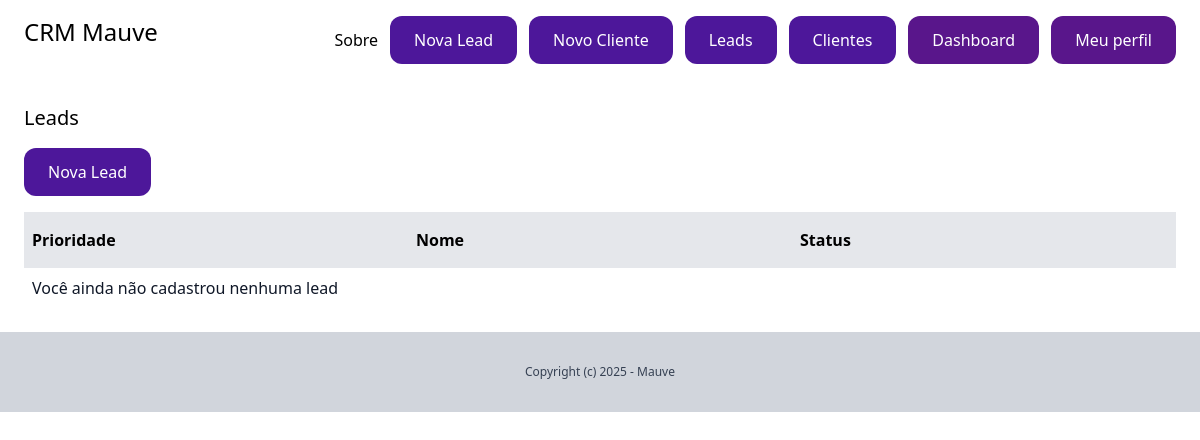
The app's page /dashboard/leads/ (signed in), older data.
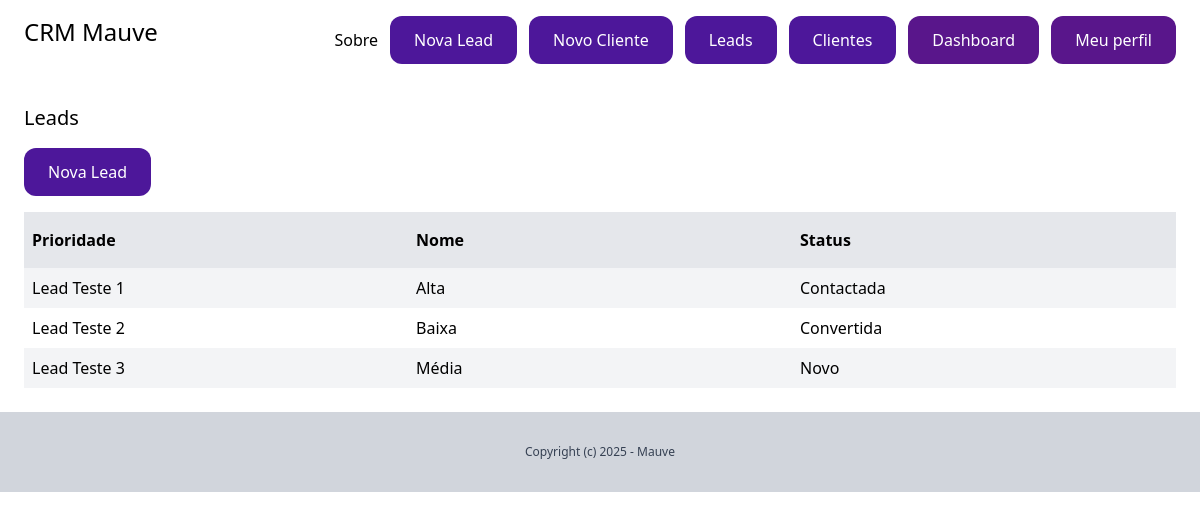
The same page, newer data.
### lead/models.py (models this page shows, shortened)
class Lead(models.Model):
    LOW = 'baixa'
    MEDIUM = 'media'
    HIGH = 'alta'
    CHOICES_PRIORITY = [
        (LOW, 'Baixa'),
        (MEDIUM, 'Média'),
        (HIGH, 'Alta')
    ]
    NOVO = 'novo'
    CONT = 'contactada'
    CONV = 'convertida'
    PERD = 'perdida'
    CHOICES_STATUS = [
        (NOVO, 'Novo'),
        (CONT, 'Contactada'),
        (CONV, 'Convertida'),
        (PERD, 'Perdida'),
    ]
    team = models.ForeignKey(Team, related_name='leads', on_delete=models.CASCADE)
    nome = models.CharField(max_length=255)
    email = models.EmailField()
    sobre = models.CharField(blank=True, null=True)
    prioridade = models.CharField(max_length=10, choices=CHOICES_PRIORITY, default=MEDIUM)
    status = models.CharField(max_length=10, choices=CHOICES_STATUS, default=NOVO)
    convertida_para_client = models.BooleanField(default=False)
    criada_por = models.ForeignKey(User, related_name='leads', on_delete=models.CASCADE)
    criada_em = models.DateTimeField(auto_now_add=True)
    modificada_em = models.DateTimeField(auto_now=True)
    class Meta:
        ordering = ('nome',)

### lead/views.py (the view)
# urls.py: path('', views.leads_lista, name='leads_lista'),
@login_required
def leads_lista(request):
    leads = Lead.objects.filter(criada_por=request.user, convertida_para_client=False)
    return render(request, 'lead/leads_lista.html', {
        'leads': leads
    })

### lead/templates/lead/leads_lista.html (shortened to what this page needs)
{% extends 'core/base.html' %}
{% block content %}
    <div class="py-6 px-6">
        <h1 class="mb-4 text-xl">Leads</h1>
        <a href="{% url 'add_lead' %}" class="py-3 px-6 inline-block text-white bg-violet-900 rounded-xl hover:bg-violet-600">Nova Lead</a>
        <div class="flex justify-between mt-4">
            <p class="py-4 px-2 bg-gray-200 w-full font-semibold">Prioridade</p>
            <p class="py-4 px-2 bg-gray-200 w-full font-semibold">Nome</p>
            <p class="py-4 px-2 bg-gray-200 w-full font-semibold">Status</p>
        </div>
        {% for lead in leads %}
            <div class="flex justify-between">
                <p class="py-2 px-2  w-full {% cycle 'bg-gray-100' '' %}">
                    <a href="{% url 'sobre_lead' lead.id %}">{{ lead.nome }}</a>
                </p>
                <p class="py-2 px-2  w-full {% cycle 'bg-gray-100' '' %}">
                    {{ lead.get_prioridade_display }}
                </p>
                <p class="py-2 px-2  w-full {% cycle 'bg-gray-100' '' %}">
                    {{ lead.get_status_display }}
                </p>
            </div>
        {% empty %}
            <p class="py-2 px-2 text-gray-900">Você ainda não cadastrou nenhuma lead</p>
        {% endfor %}
    </div>
{% endblock %}

Row changes from the older to the newer data that the page shows:
added Lead: nome "Lead Teste 1", prioridade "Alta", status "Contactada"
added Lead: nome "Lead Teste 2", prioridade "Baixa", status "Convertida"
added Lead: nome "Lead Teste 3", prioridade "Média", status "Novo"
Text that changed along with them:
text no longer shown: "Você ainda não cadastrou nenhuma lead"
